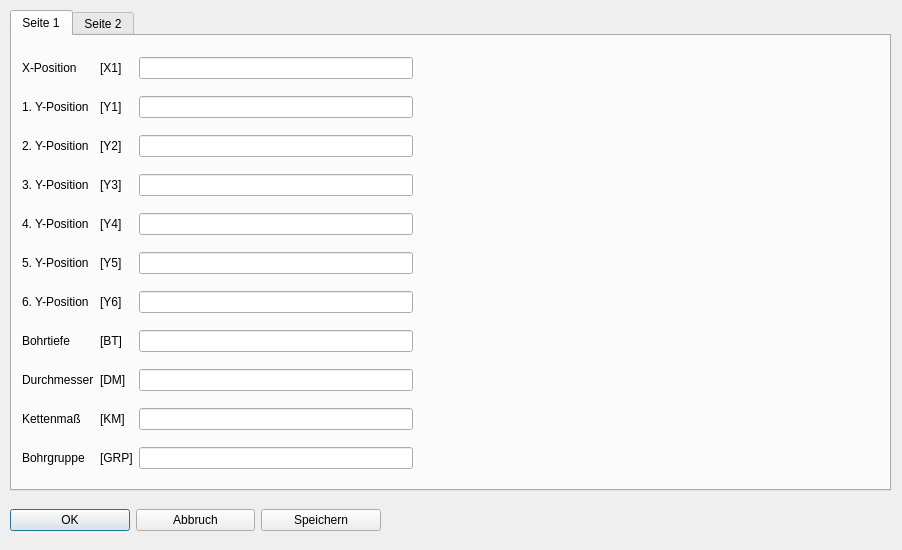
<?xml version="1.0" encoding="UTF-8"?>
<ui version="4.0">
 <class>Dialog_bohren_y</class>
 <widget class="QDialog" name="Dialog_bohren_y">
  <property name="geometry">
   <rect>
    <x>0</x>
    <y>0</y>
    <width>902</width>
    <height>550</height>
   </rect>
  </property>
  <property name="windowTitle">
   <string>Bohren in Y</string>
  </property>
  <property name="modal">
   <bool>true</bool>
  </property>
  <widget class="QWidget" name="layoutWidget_3">
   <property name="geometry">
    <rect>
     <x>10</x>
     <y>500</y>
     <width>371</width>
     <height>41</height>
    </rect>
   </property>
   <layout class="QHBoxLayout" name="horizontalLayout">
    <item>
     <widget class="QPushButton" name="pushButton_ok">
      <property name="text">
       <string>OK</string>
      </property>
     </widget>
    </item>
    <item>
     <widget class="QPushButton" name="pushButton_esc">
      <property name="text">
       <string>Abbruch</string>
      </property>
     </widget>
    </item>
    <item>
     <widget class="QPushButton" name="pushButton_save">
      <property name="text">
       <string>Speichern</string>
      </property>
     </widget>
    </item>
   </layout>
  </widget>
  <widget class="QTabWidget" name="tabWidget">
   <property name="geometry">
    <rect>
     <x>10</x>
     <y>10</y>
     <width>881</width>
     <height>481</height>
    </rect>
   </property>
   <property name="currentIndex">
    <number>0</number>
   </property>
   <widget class="QWidget" name="tab">
    <attribute name="title">
     <string>Seite 1</string>
    </attribute>
    <widget class="QWidget" name="layoutWidget">
     <property name="geometry">
      <rect>
       <x>10</x>
       <y>10</y>
       <width>391</width>
       <height>441</height>
      </rect>
     </property>
     <layout class="QGridLayout" name="gridLayout">
      <item row="7" column="1">
       <widget class="QLabel" name="label_8">
        <property name="text">
         <string>[BT]</string>
        </property>
       </widget>
      </item>
      <item row="2" column="0">
       <widget class="QLabel" name="label_16">
        <property name="text">
         <string>2. Y-Position</string>
        </property>
       </widget>
      </item>
      <item row="5" column="0">
       <widget class="QLabel" name="label_35">
        <property name="text">
         <string>5. Y-Position</string>
        </property>
       </widget>
      </item>
      <item row="7" column="2">
       <widget class="QLineEdit" name="lineEdit_boti"/>
      </item>
      <item row="10" column="0">
       <widget class="QLabel" name="label_6">
        <property name="text">
         <string>Bohrgruppe</string>
        </property>
       </widget>
      </item>
      <item row="7" column="0">
       <widget class="QLabel" name="label_4">
        <property name="text">
         <string>Bohrtiefe</string>
        </property>
       </widget>
      </item>
      <item row="6" column="1">
       <widget class="QLabel" name="label_42">
        <property name="text">
         <string>[Y6]</string>
        </property>
       </widget>
      </item>
      <item row="8" column="1">
       <widget class="QLabel" name="label_9">
        <property name="text">
         <string>[DM]</string>
        </property>
       </widget>
      </item>
      <item row="2" column="2">
       <widget class="QLineEdit" name="lineEdit_y2"/>
      </item>
      <item row="6" column="0">
       <widget class="QLabel" name="label_34">
        <property name="text">
         <string>6. Y-Position</string>
        </property>
       </widget>
      </item>
      <item row="1" column="2">
       <widget class="QLineEdit" name="lineEdit_y1"/>
      </item>
      <item row="8" column="2">
       <widget class="QLineEdit" name="lineEdit_dm"/>
      </item>
      <item row="10" column="2">
       <widget class="QLineEdit" name="lineEdit_grp"/>
      </item>
      <item row="3" column="0">
       <widget class="QLabel" name="label_37">
        <property name="text">
         <string>3. Y-Position</string>
        </property>
       </widget>
      </item>
      <item row="5" column="1">
       <widget class="QLabel" name="label_41">
        <property name="text">
         <string>[Y5]</string>
        </property>
       </widget>
      </item>
      <item row="0" column="1">
       <widget class="QLabel" name="label_2">
        <property name="text">
         <string>[X1]</string>
        </property>
       </widget>
      </item>
      <item row="8" column="0">
       <widget class="QLabel" name="label_5">
        <property name="text">
         <string>Durchmesser</string>
        </property>
       </widget>
      </item>
      <item row="1" column="1">
       <widget class="QLabel" name="label_7">
        <property name="text">
         <string>[Y1]</string>
        </property>
       </widget>
      </item>
      <item row="6" column="2">
       <widget class="QLineEdit" name="lineEdit_y6"/>
      </item>
      <item row="1" column="0">
       <widget class="QLabel" name="label_3">
        <property name="text">
         <string>1. Y-Position</string>
        </property>
       </widget>
      </item>
      <item row="0" column="0">
       <widget class="QLabel" name="label">
        <property name="text">
         <string>X-Position</string>
        </property>
       </widget>
      </item>
      <item row="5" column="2">
       <widget class="QLineEdit" name="lineEdit_y5"/>
      </item>
      <item row="3" column="2">
       <widget class="QLineEdit" name="lineEdit_y3"/>
      </item>
      <item row="3" column="1">
       <widget class="QLabel" name="label_39">
        <property name="text">
         <string>[Y3]</string>
        </property>
       </widget>
      </item>
      <item row="4" column="2">
       <widget class="QLineEdit" name="lineEdit_y4"/>
      </item>
      <item row="2" column="1">
       <widget class="QLabel" name="label_38">
        <property name="text">
         <string>[Y2]</string>
        </property>
       </widget>
      </item>
      <item row="4" column="1">
       <widget class="QLabel" name="label_40">
        <property name="text">
         <string>[Y4]</string>
        </property>
       </widget>
      </item>
      <item row="10" column="1">
       <widget class="QLabel" name="label_10">
        <property name="text">
         <string>[GRP]</string>
        </property>
       </widget>
      </item>
      <item row="0" column="2">
       <widget class="QLineEdit" name="lineEdit_x1"/>
      </item>
      <item row="4" column="0">
       <widget class="QLabel" name="label_36">
        <property name="text">
         <string>4. Y-Position</string>
        </property>
       </widget>
      </item>
      <item row="9" column="2">
       <widget class="QLineEdit" name="lineEdit_kette"/>
      </item>
      <item row="9" column="0">
       <widget class="QLabel" name="label_43">
        <property name="text">
         <string>Kettenmaß</string>
        </property>
       </widget>
      </item>
      <item row="9" column="1">
       <widget class="QLabel" name="label_44">
        <property name="text">
         <string>[KM]</string>
        </property>
       </widget>
      </item>
     </layout>
    </widget>
    <widget class="QLabel" name="label_bild">
     <property name="geometry">
      <rect>
       <x>410</x>
       <y>10</y>
       <width>461</width>
       <height>441</height>
      </rect>
     </property>
     <property name="text">
      <string/>
     </property>
    </widget>
   </widget>
   <widget class="QWidget" name="tab_2">
    <attribute name="title">
     <string>Seite 2</string>
    </attribute>
    <widget class="QWidget" name="layoutWidget_2">
     <property name="geometry">
      <rect>
       <x>11</x>
       <y>9</y>
       <width>391</width>
       <height>441</height>
      </rect>
     </property>
     <layout class="QGridLayout" name="gridLayout_2">
      <item row="4" column="2">
       <widget class="QLineEdit" name="lineEdit_bovo"/>
      </item>
      <item row="11" column="0">
       <widget class="QLabel" name="label_33">
        <property name="text">
         <string>Ausführbedingung</string>
        </property>
       </widget>
      </item>
      <item row="6" column="0">
       <widget class="QLabel" name="label_24">
        <property name="text">
         <string>Drehzahl</string>
        </property>
       </widget>
      </item>
      <item row="11" column="2">
       <widget class="QLineEdit" name="lineEdit_afb"/>
      </item>
      <item row="8" column="1">
       <widget class="QLabel" name="label_29">
        <property name="text">
         <string>[ZNR]</string>
        </property>
       </widget>
      </item>
      <item row="1" column="0">
       <widget class="QLabel" name="label_11">
        <property name="text">
         <string>Anbohrtiefe</string>
        </property>
       </widget>
      </item>
      <item row="2" column="0">
       <widget class="QLabel" name="label_17">
        <property name="text">
         <string>Anbohrvorschub</string>
        </property>
       </widget>
      </item>
      <item row="7" column="1">
       <widget class="QLabel" name="label_27">
        <property name="text">
         <string>[MEB]</string>
        </property>
       </widget>
      </item>
      <item row="10" column="0">
       <widget class="QLabel" name="label_30">
        <property name="text">
         <string>Bezeichnung</string>
        </property>
       </widget>
      </item>
      <item row="9" column="1">
       <widget class="QLabel" name="label_15">
        <property name="text">
         <string>[PLM]</string>
        </property>
       </widget>
      </item>
      <item row="7" column="0">
       <widget class="QLabel" name="label_26">
        <property name="text">
         <string>Messen Seite</string>
        </property>
       </widget>
      </item>
      <item row="4" column="1">
       <widget class="QLabel" name="label_22">
        <property name="text">
         <string>[BV]</string>
        </property>
       </widget>
      </item>
      <item row="7" column="2">
       <widget class="QSpinBox" name="spinBox_messei">
        <property name="minimum">
         <number>0</number>
        </property>
        <property name="maximum">
         <number>5</number>
        </property>
        <property name="value">
         <number>0</number>
        </property>
       </widget>
      </item>
      <item row="2" column="2">
       <widget class="QLineEdit" name="lineEdit_anbovo"/>
      </item>
      <item row="3" column="0">
       <widget class="QLabel" name="label_19">
        <property name="text">
         <string>Restbohrmaß</string>
        </property>
       </widget>
      </item>
      <item row="10" column="1">
       <widget class="QLabel" name="label_31">
        <property name="text">
         <string>[BEZ]</string>
        </property>
       </widget>
      </item>
      <item row="10" column="2">
       <widget class="QLineEdit" name="lineEdit_bez"/>
      </item>
      <item row="11" column="1">
       <widget class="QLabel" name="label_32">
        <property name="text">
         <string>[AFB]</string>
        </property>
       </widget>
      </item>
      <item row="6" column="1">
       <widget class="QLabel" name="label_25">
        <property name="text">
         <string>[N]</string>
        </property>
       </widget>
      </item>
      <item row="5" column="0">
       <widget class="QLabel" name="label_12">
        <property name="text">
         <string>Zustellmaß</string>
        </property>
       </widget>
      </item>
      <item row="5" column="2">
       <widget class="QLineEdit" name="lineEdit_zsm"/>
      </item>
      <item row="8" column="2">
       <widget class="QSpinBox" name="spinBox_tasatz">
        <property name="minimum">
         <number>-1</number>
        </property>
        <property name="maximum">
         <number>1</number>
        </property>
        <property name="value">
         <number>-1</number>
        </property>
       </widget>
      </item>
      <item row="3" column="1">
       <widget class="QLabel" name="label_20">
        <property name="text">
         <string>[RBM]</string>
        </property>
       </widget>
      </item>
      <item row="9" column="0">
       <widget class="QLabel" name="label_14">
        <property name="text">
         <string>Punktlasermodi</string>
        </property>
       </widget>
      </item>
      <item row="1" column="1">
       <widget class="QLabel" name="label_13">
        <property name="text">
         <string>[ABT]</string>
        </property>
       </widget>
      </item>
      <item row="6" column="2">
       <widget class="QLineEdit" name="lineEdit_n"/>
      </item>
      <item row="5" column="1">
       <widget class="QLabel" name="label_23">
        <property name="text">
         <string>[ZSM]</string>
        </property>
       </widget>
      </item>
      <item row="8" column="0">
       <widget class="QLabel" name="label_28">
        <property name="text">
         <string>Taste Satz ein (Nein/-1)</string>
        </property>
       </widget>
      </item>
      <item row="2" column="1">
       <widget class="QLabel" name="label_18">
        <property name="text">
         <string>[ABV]</string>
        </property>
       </widget>
      </item>
      <item row="3" column="2">
       <widget class="QLineEdit" name="lineEdit_reboma"/>
      </item>
      <item row="4" column="0">
       <widget class="QLabel" name="label_21">
        <property name="text">
         <string>Bohrvorschub</string>
        </property>
       </widget>
      </item>
      <item row="1" column="2">
       <widget class="QLineEdit" name="lineEdit_anboti"/>
      </item>
      <item row="9" column="2">
       <widget class="QSpinBox" name="spinBox_plm">
        <property name="maximum">
         <number>3</number>
        </property>
       </widget>
      </item>
      <item row="0" column="0">
       <widget class="QLabel" name="label_45">
        <property name="text">
         <string>X-Maß 2. Reihe</string>
        </property>
       </widget>
      </item>
      <item row="0" column="1">
       <widget class="QLabel" name="label_46">
        <property name="text">
         <string>[GEX]</string>
        </property>
       </widget>
      </item>
      <item row="0" column="2">
       <widget class="QLineEdit" name="lineEdit_x2"/>
      </item>
     </layout>
    </widget>
    <widget class="QLabel" name="label_bild_2">
     <property name="geometry">
      <rect>
       <x>410</x>
       <y>10</y>
       <width>461</width>
       <height>441</height>
      </rect>
     </property>
     <property name="text">
      <string/>
     </property>
    </widget>
   </widget>
  </widget>
 </widget>
 <tabstops>
  <tabstop>tabWidget</tabstop>
  <tabstop>lineEdit_x1</tabstop>
  <tabstop>lineEdit_y1</tabstop>
  <tabstop>lineEdit_y2</tabstop>
  <tabstop>lineEdit_y3</tabstop>
  <tabstop>lineEdit_y4</tabstop>
  <tabstop>lineEdit_y5</tabstop>
  <tabstop>lineEdit_y6</tabstop>
  <tabstop>lineEdit_boti</tabstop>
  <tabstop>lineEdit_dm</tabstop>
  <tabstop>lineEdit_kette</tabstop>
  <tabstop>lineEdit_grp</tabstop>
  <tabstop>lineEdit_x2</tabstop>
  <tabstop>lineEdit_anboti</tabstop>
  <tabstop>lineEdit_anbovo</tabstop>
  <tabstop>lineEdit_reboma</tabstop>
  <tabstop>lineEdit_bovo</tabstop>
  <tabstop>lineEdit_zsm</tabstop>
  <tabstop>lineEdit_n</tabstop>
  <tabstop>spinBox_messei</tabstop>
  <tabstop>spinBox_tasatz</tabstop>
  <tabstop>spinBox_plm</tabstop>
  <tabstop>lineEdit_bez</tabstop>
  <tabstop>lineEdit_afb</tabstop>
  <tabstop>pushButton_ok</tabstop>
  <tabstop>pushButton_esc</tabstop>
  <tabstop>pushButton_save</tabstop>
 </tabstops>
 <resources/>
 <connections/>
</ui>
